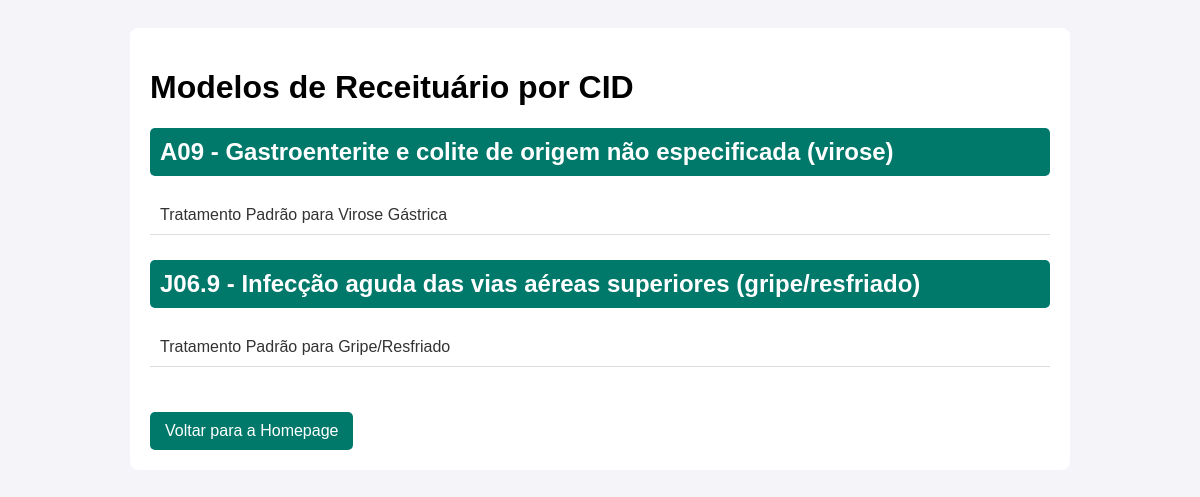
Before: /aplicacao/receitas/ (signed in) with the older database file.
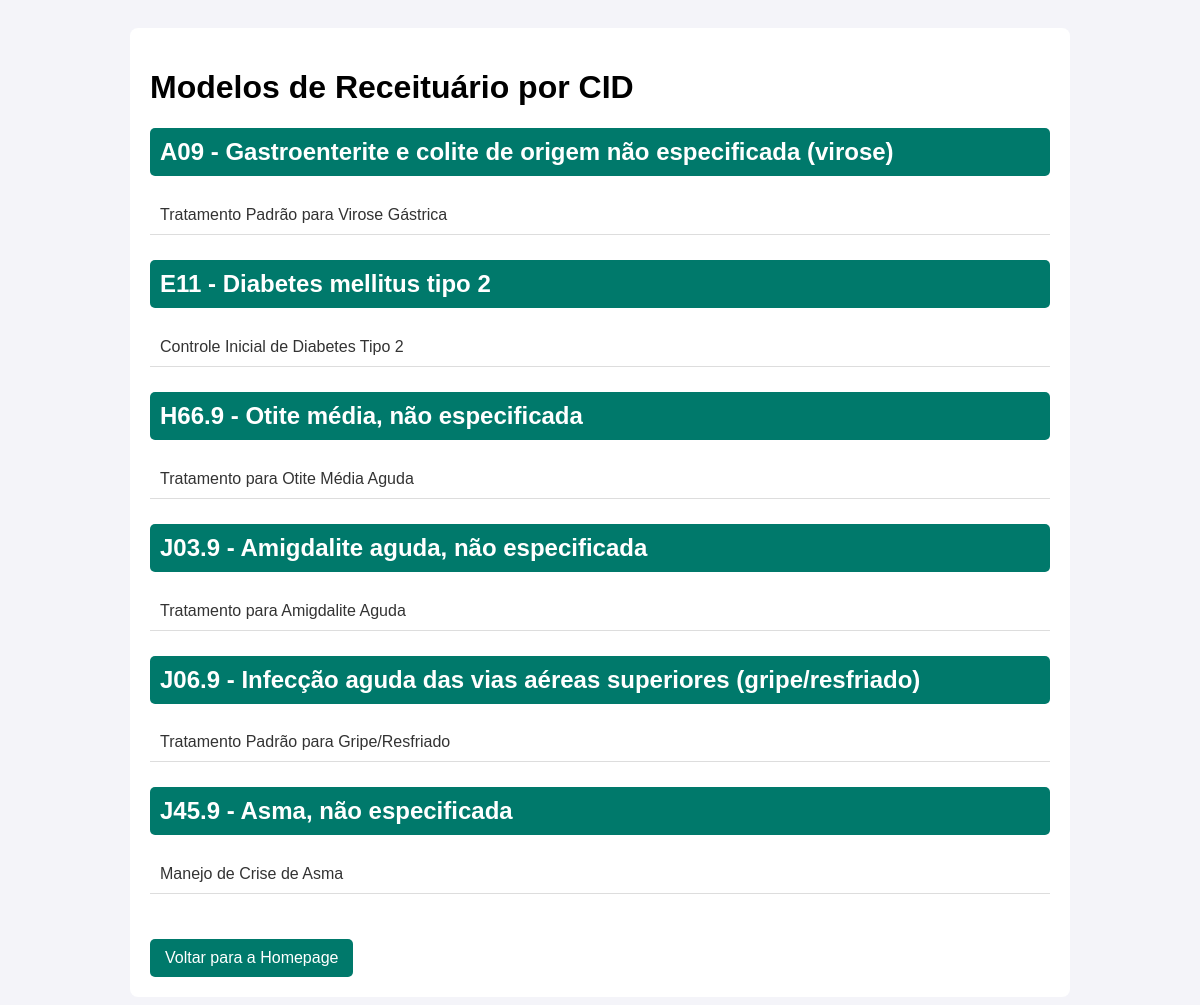
After: the same page with the newer database file.
### aplicacao/models.py (models this page shows, shortened)
class CID(models.Model):
    codigo = models.CharField(max_length=10, unique=True, help_text="Ex: J06.9")
    descricao = models.CharField(max_length=255, help_text="Ex: Infecção aguda das vias aéreas superiores")

class ReceitaTemplate(models.Model):
    cid = models.ForeignKey(CID, on_delete=models.CASCADE, related_name="templates")
    titulo = models.CharField(max_length=200, help_text="Ex: Tratamento para Virose Comum")
    medicamentos = models.TextField(help_text="Liste os medicamentos e suas dosagens. Ex: Dipirona 500mg - 1 comp a cada 6h por 3 dias.")
    orientacoes_gerais = models.TextField(help_text="Ex: Manter repouso, beber bastante líquido.")

### aplicacao/views.py (the view)
# urls.py: path('receitas/', views.acessar_receitas, name='acessar_receitas'),
@login_required
def acessar_receitas(request):
    cids_com_templates = CID.objects.prefetch_related('templates').filter(templates__isnull=False).distinct()
    return render(request, 'aplicacao/acessar_receitas.html', {'cids_com_templates': cids_com_templates})

### templates/aplicacao/acessar_receitas.html (shortened to what this page needs)
<!DOCTYPE html>
<html lang="pt-br">
<head>
</head>
<body>
    <div class="container">
        <h1>Modelos de Receituário por CID</h1>
        {% for cid in cids_com_templates %}
            <div class="cid-group">
                <h2 class="cid-header">{{ cid.codigo }} - {{ cid.descricao }}</h2>
                {% for template in cid.templates.all %}
                    <a href="{% url 'detalhe_receita' template.id %}" class="template-link">{{ template.titulo }}</a>
                {% endfor %}
            </div>
        {% empty %}
            <p>Nenhum modelo de receituário encontrado. Adicione alguns no painel de administração.</p>
        {% endfor %}
        <a href="{% url 'homepage' %}" class="btn-voltar">Voltar para a Homepage</a>
    </div>
</body>
</html>

### templates/aplicacao/acessar_receitas.html (style rules this page uses)
body { font-family: sans-serif; background-color: #f4f4f9; padding: 20px; }
.container { max-width: 900px; margin: auto; background: #fff; padding: 20px; border-radius: 8px; }
.cid-group { margin-bottom: 25px; }
.cid-header { background-color: #00796b; color: white; padding: 10px; border-radius: 5px; }
.template-link { display: block; padding: 10px; border-bottom: 1px solid #ddd; text-decoration: none; color: #333; }
a.btn-voltar { display: inline-block; margin-top: 20px; padding: 10px 15px; background: #00796b; color: white; text-decoration: none; border-radius: 5px; }

Changed rows visible on the page:
added CID: codigo "E11", descricao "Diabetes mellitus tipo 2"
added ReceitaTemplate: titulo "Controle Inicial de Diabetes Tipo 2", shown under "E11"
added CID: codigo "H66.9", descricao "Otite média, não especificada"
added ReceitaTemplate: titulo "Tratamento para Otite Média Aguda", shown under "H66.9"
added CID: codigo "J03.9", descricao "Amigdalite aguda, não especificada"
added ReceitaTemplate: titulo "Tratamento para Amigdalite Aguda", shown under "J03.9"
added CID: codigo "J45.9", descricao "Asma, não especificada"
added ReceitaTemplate: titulo "Manejo de Crise de Asma", shown under "J45.9"
